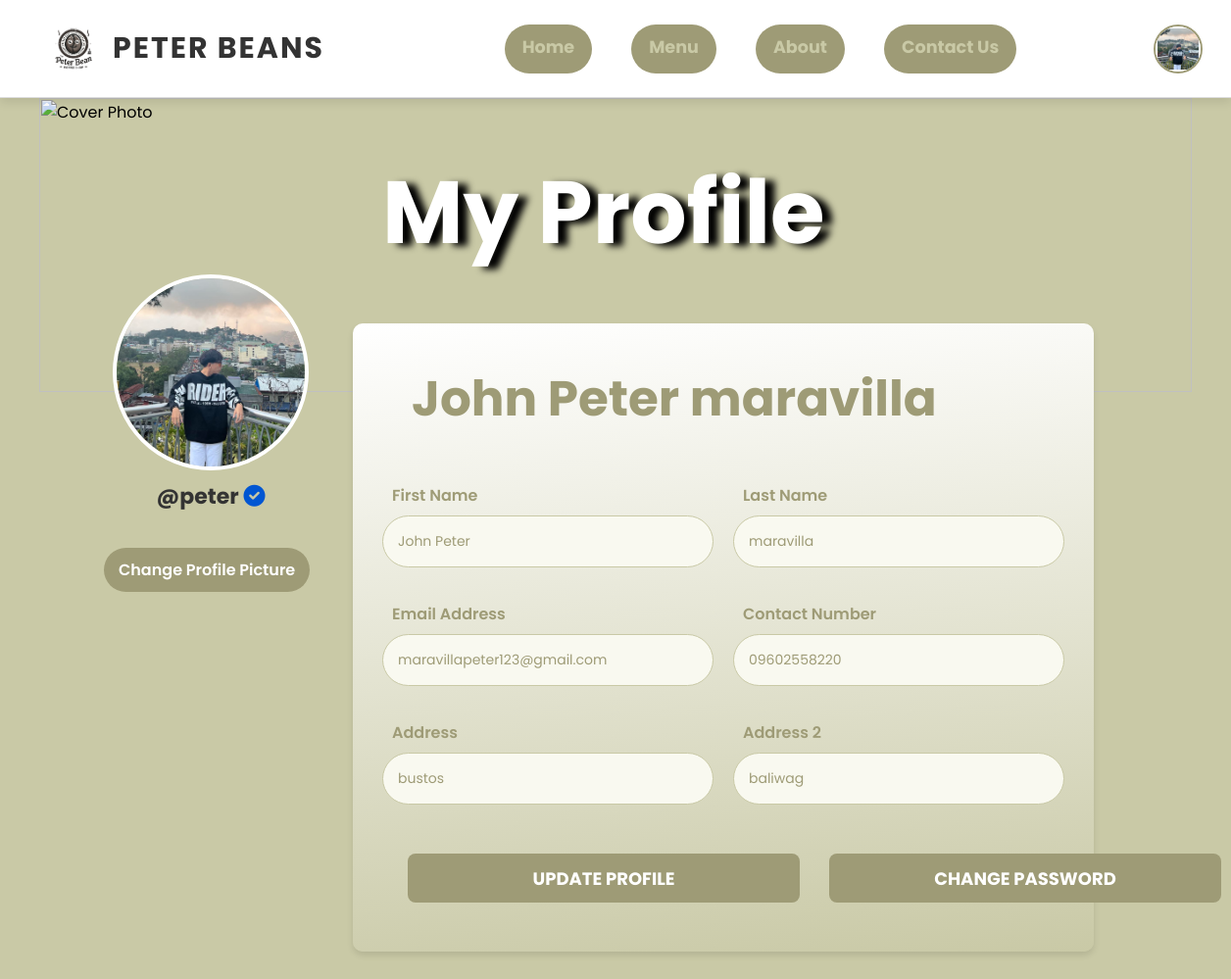
Page /profile.php (signed in) on the committed database.
### tables this page shows
CREATE TABLE `user_account` (
  `id` int(11) NOT NULL,
  `userName` varchar(255) NOT NULL,
  `email` varchar(255) NOT NULL,
  `passwords` varchar(255) NOT NULL,
  `statuss` varchar(255) NOT NULL,
  `attempt` int(255) NOT NULL,
  `Addresss` varchar(255) NOT NULL,
  `ContactNum` varchar(255) NOT NULL,
  `profile_picture` varchar(255) NOT NULL,
  `Fname` varchar(255) NOT NULL,
  `Lname` varchar(255) NOT NULL,
  `addresss2` varchar(255) NOT NULL,
  `verified` varchar(255) NOT NULL
);

### profile.php (the view, shortened to what this page needs)
<?php
include('connection.php');
$username = $_SESSION['username'];
$query = "SELECT * FROM user_account WHERE userName = ?";
$stmt = $conn->prepare($query);
$stmt->bind_param("s", $username);
$stmt->execute();
$result = $stmt->get_result();
if ($result->num_rows > 0) {
    $user = $result->fetch_assoc();
} else {
    echo "<script>
            alert('User not found!');
            window.location.href = 'login.php';
          </script>";
    exit();
}
$query = "SELECT * FROM user_account WHERE userName = ?";
$stmt = $conn->prepare($query);
$stmt->bind_param("s", $username);
$stmt->execute();
$result = $stmt->get_result();
if ($result->num_rows > 0) {
    $user = $result->fetch_assoc();
    echo "<p>Verified: " . htmlspecialchars($user['verified']) . "</p>";
} else {
    echo "<script>alert('User not found!'); window.location.href = 'login.php';</script>";
    exit();
}
$userImage = 'user.png';
if (isset($_SESSION['username'])) {
    $query = "SELECT * FROM user_account WHERE userName = ?";
    $stmt = $conn->prepare($query);
    if ($stmt) {
        $stmt->bind_param("s", $_SESSION['username']);
        $stmt->execute();
        $result = $stmt->get_result();
        if ($result->num_rows > 0) {
            $user = $result->fetch_assoc();
            if (!empty($user['profile_picture'])) {
                $userImage = $user['profile_picture'];
            }
        }
    }
}
?>
<!DOCTYPE html>
<html lang="en">
<head>
    <link rel="stylesheet" href="profile.css">
    <link rel="stylesheet" href="https://cdnjs.cloudflare.com/ajax/libs/font-awesome/6.0.0-beta3/css/all.min.css">
</head>
<body>
<header class="header1">
    <img src="logo3.png" alt="Peter Beans Logo" class="logopic">
    <p class="logo">Peter Beans</p>
    <nav class="navbar">
        <a href="home.php"><strong>Home</strong></a>
        <a href="menu.php"><strong>Menu</strong></a>
        <a href="about.php"><strong>About</strong></a>
        <a href="contactus.php"><strong>Contact Us</strong></a>
        <div class="action">
            <div class="profile" onclick="menuToggle();" aria-expanded="false">
                <img
                    src="<?php echo $userImage; ?>"
                    alt="Account Profile"
                    class="profile-img"
                />
            </div>
        </div>
    </nav>
</header>
    <div class="profile-container">
        <div class="cover-photo">
            <h1 class="title1">My Profile</h1>
            <img src="coverimg.jpeg" alt="Cover Photo" class="cover-photo-img">
        </div>
        <div class="profile-info-container">
            <div class="profile-left">
                <div class="profile-photo">
                    <img src="<?= !empty($user['profile_picture']) ? htmlspecialchars($user['profile_picture']) : 'user.png' ?>" alt="Profile Picture" id="profile-image">
                </div>
                <div class="username">
    <p>@<?= htmlspecialchars($user['userName']) ?>
    <?php
    if ($user['verified'] === 'verified'):
        echo "<i class='fas fa-check-circle' style='color: #0056D2;'></i>";
    endif;
    ?>
    </p>
</div>
                <form method="POST" enctype="multipart/form-data">
                    <label for="profile_picture" class="change-picture-btn">Change Profile Picture</label>
                </form>
            </div>
            <div class="profile-right">
                <h1><?= htmlspecialchars($user['Fname']) . ' ' . htmlspecialchars($user['Lname']) ?></h1>
                <form method="POST" class="profile-form">
                    <div class="form-row">
                        <div class="form-column">
                            <label for="first_name">First Name</label>
                            <input type="text" id="first_name" name="first_name" value="<?= htmlspecialchars($user['Fname']) ?>" required>
                        </div>
                        <div class="form-column">
                            <label for="last_name">Last Name</label>
                            <input type="text" id="last_name" name="last_name" value="<?= htmlspecialchars($user['Lname']) ?>" required>
                        </div>
                    </div>
                    <div class="form-row">
                        <div class="form-column">
                            <label for="email">Email Address</label>
                            <input type="email" id="email" name="email" value="<?= htmlspecialchars($user['email']) ?>" required>
                        </div>
                        <div class="form-column">
                            <label for="contact_number">Contact Number</label>
                            <input type="text" id="contact_number" name="contact_number" value="<?= htmlspecialchars($user['ContactNum']) ?>" required>
                        </div>
                    </div>
                    <div class="form-row">
                        <div class="form-column">
                            <label for="address">Address</label>
                            <input type="text" id="address" name="address" value="<?= htmlspecialchars($user['Addresss']) ?>" required>
                        </div>
                        <div class="form-column">
                            <label for="address2">Address 2</label>
                            <input type="text" id="address2" name="addresss2" value="<?= htmlspecialchars($user['addresss2']) ?>">
                        </div>
                    </div>
                    <button type="submit" name="update_profile" class="update-btn">Update Profile</button>
                    <a href="changepass.php">
                        <button type="button" class="change-password-btn">Change Password</button>
                    </a>
                </form>
            </div>
        </div>
    </div>
</body>
</html>

### rows in the picture
user_account: profile_picture (picture), userName "peter", Fname "John Peter", Lname "maravilla", first_name "John Peter", last_name "maravilla", email "maravillapeter123@gmail.com", contact_number "09602558220", address "bustos", addresss2 "baliwag"
